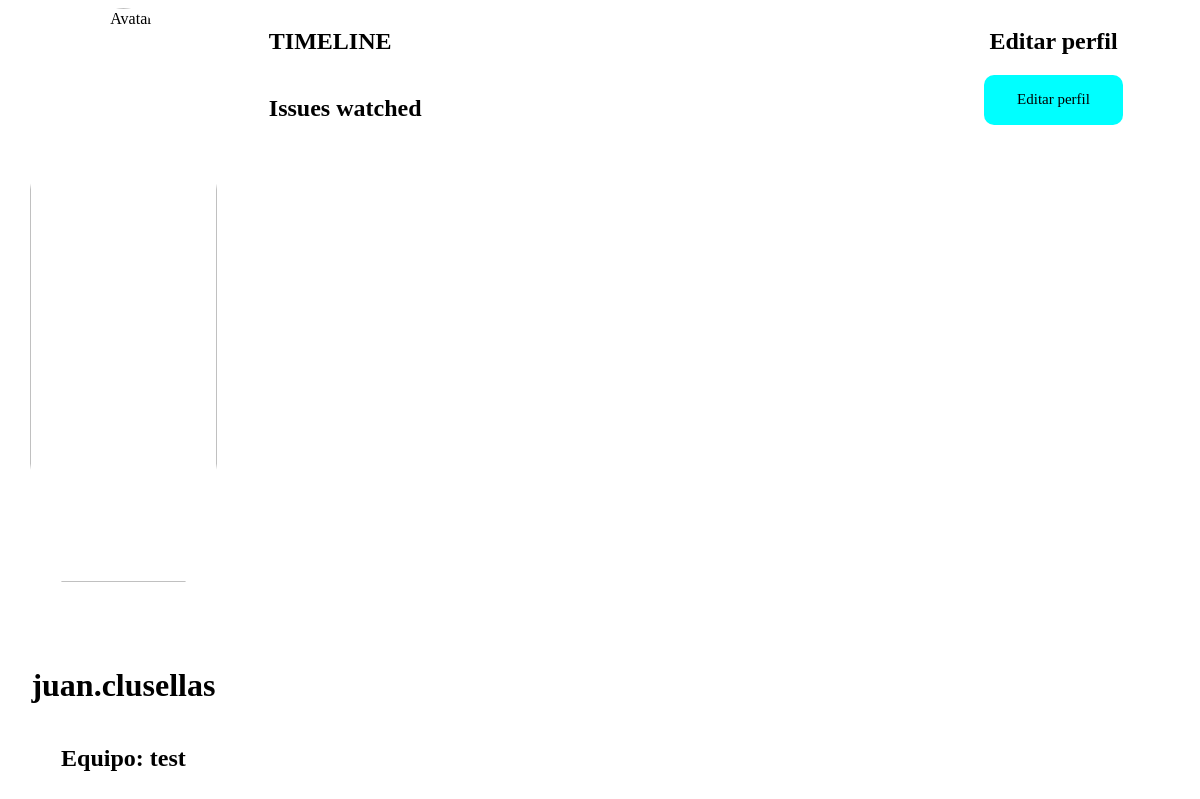
Before: /main/verPerfil/juan.clusellas/ with the older database file.
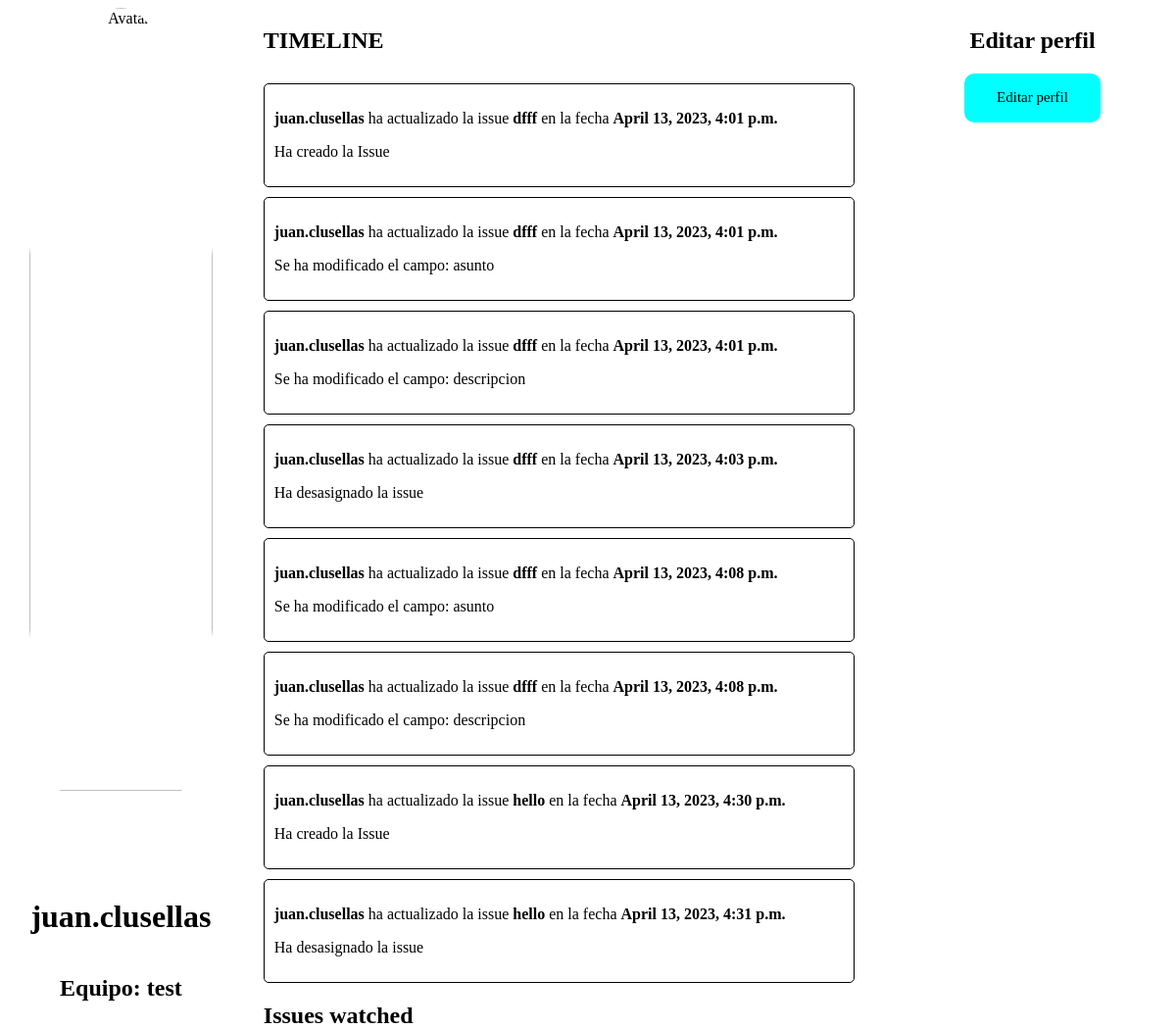
After: the same page with the newer database file.
### polls/models.py (models this page shows, shortened)
class Actividad_Issue(models.Model):
    id = models.AutoField(primary_key=True)
    issue = models.ForeignKey(Issue, on_delete=models.CASCADE, related_name='actividades') # id de la issue
    creador = models.ForeignKey(User, on_delete=models.CASCADE) # id del creador
    fecha = models.DateTimeField(auto_now_add=True) # fecha de publicacion del cambio
    tipo = models.CharField(max_length=1000, default='') # tipo de cambio
    usuario = models.ForeignKey(User, on_delete=models.CASCADE, related_name='%(class)s_usuario') # id del usuario que ha hecho el cambio

class Issue(models.Model):
    id = models.AutoField(primary_key=True)
    asunto = models.CharField(max_length=50, default='')
    descripcion = models.CharField(max_length=200, default='')
    creador = models.ForeignKey(User, on_delete=models.CASCADE, related_name='issues_creadas')
    associat = models.ForeignKey(User, on_delete=models.CASCADE, related_name='issues_associado', null=True)
    vigilant = models.ManyToManyField(User, related_name='issues_vigiladas')
    deleted = models.BooleanField(default=False)
    asignada = models.ForeignKey(User, on_delete=models.CASCADE, related_name='issues_asignadas', null=True)
    blocked = models.BooleanField(default=False, null=True)
    reason_blocked = models.CharField(max_length=200, default='', null=True)
    deadline = models.DateTimeField(null=True)
    prioridad = models.CharField(max_length=100, default=None, null=True)
    status = models.CharField(max_length=100, default=None, null=True)

### polls/views/user_viewset.py (the view)
# urls.py: path('verPerfil/<str:username>/', user_viewset.verPerfil, name='verPerfil'),
def verPerfil(request, username):
    user = User.objects.get(username=username)
    actividades = Actividad_Issue.objects.filter(usuario=user.id)
    if Miembro_Equipo.objects.filter(miembro=user.id):
        equipo_usuario = Miembro_Equipo.objects.filter(miembro=user.id)[0].equipo
    else :
        equipo_usuario = None
    if Imagen_Perfil.objects.filter(usuario=user).exists():
        imagenPerfil = Imagen_Perfil.objects.get(usuario=user)
    else:
        imagenPerfil = None
    watchlist = Watcher.objects.filter(usuario=request.user.id)
    issues = []
    for i in watchlist:
        issues.append(Issue.objects.get(id=i.issue.id))
    return render(request, 'verPerfil.html', {"user" : user, "actividades": actividades, "equipo" : equipo_usuario, "imagenPerfil" : imagenPerfil, "issues" : issues})

### polls/templates/verPerfil.html (shortened to what this page needs)
<div id="perfilContainerPrincipal">
    <div id="perfilContainerIzquierda">
        {% if imagenPerfil %}
            <img id="logoPerfil" src="http://127.0.0.1:8000/main/media/{{ imagenPerfil.imagen }}" alt="Avatar"">
        {% else %}
            <img id="logoPerfil" src="https://www.w3schools.com/howto/img_avatar.png" alt="Avatar">
        {% endif %}
        <h1 id="perfilUsername">{{ user.username }}</h1>
        {% if equipo %}
            <h2 id="perfilEquipo">Equipo: {{ equipo.nombre }}</h2>
        {% else %}
            <h2 id="perfilEquipo">No pertenece a ningún equipo</h2>
        {% endif %}
    </div>
    <div id="perfilContainerDerecha">
        <div id="perfilContainerDerecha1">
            <h2>TIMELINE</h2>
            {% for actividad in actividades %}
                <div id="issue">
                    <p id="actividadDescripcion"><strong>{{ actividad.creador }} </strong>ha actualizado la
                        issue <strong>{{ actividad.issue.asunto }}</strong> en la fecha <strong>{{ actividad.fecha }}</strong>
                    </p>
                    {% if actividad.tipo == 'asunto' or actividad.tipo == 'descripcion' %}
                        <p class="anotacionActividad">Se ha modificado el campo: {{ actividad.tipo }}</p>
                    {% elif actividad.tipo == 'creada' %}
                        <p class="anotacionActividad">Ha creado la Issue</p>
                    {% elif actividad.tipo == 'asignada' %}
                        <p class="anotacionActividad">Ha asignado la tarea a {{ issue.asignada }}</p>
                    {% elif actividad.tipo == 'desasignada' %}
                        <p class="anotacionActividad">Ha desasignado la issue</p>
                    {% endif %}
                </div>
            {% endfor %}
            <h2>Issues watched</h2>
        </div>
        <div id="perfilContainerDerecha2">
            <h2>Editar perfil</h2>
            <div id="perfilBotonEditarPerfil">
                <a href="http://127.0.0.1:8000/main/editarPerfil">Editar perfil</a>
            </div>
        </div>
    </div>
</div>

Changed rows visible on the page:
added Actividad_Issue: creador "juan.clusellas", issue.asunto "dfff", fecha "April 13, 2023, 4:01 p.m.", tipo "Ha creado la Issue"
added Actividad_Issue: creador "juan.clusellas", issue.asunto "dfff", fecha "April 13, 2023, 4:01 p.m.", tipo "asunto"
added Actividad_Issue: creador "juan.clusellas", issue.asunto "dfff", fecha "April 13, 2023, 4:01 p.m.", tipo "descripcion"
added Actividad_Issue: creador "juan.clusellas", issue.asunto "dfff", fecha "April 13, 2023, 4:03 p.m.", tipo "Ha desasignado la issue"
added Actividad_Issue: creador "juan.clusellas", issue.asunto "dfff", fecha "April 13, 2023, 4:08 p.m.", tipo "asunto"
added Actividad_Issue: creador "juan.clusellas", issue.asunto "dfff", fecha "April 13, 2023, 4:08 p.m.", tipo "descripcion"
added Actividad_Issue: creador "juan.clusellas", issue.asunto "hello", fecha "April 13, 2023, 4:30 p.m.", tipo "Ha creado la Issue"
added Actividad_Issue: creador "juan.clusellas", issue.asunto "hello", fecha "April 13, 2023, 4:31 p.m.", tipo "Ha desasignado la issue"
